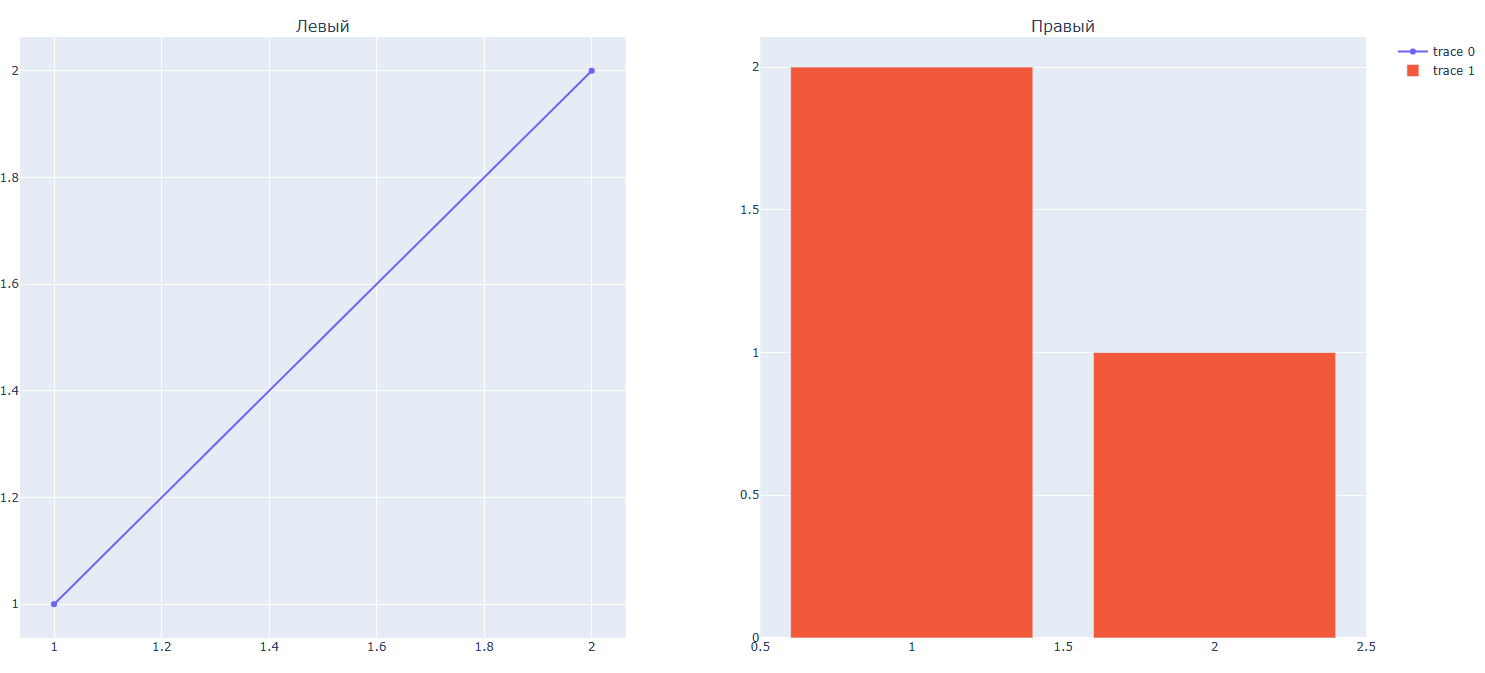

The Python source for this figure:
import plotly.graph_objects as go
from plotly.subplots import make_subplots

# 3. Пример для Subplots 
fig3 = make_subplots(rows=1, cols=2, subplot_titles=("Левый", "Правый"))
fig3.add_trace(go.Scatter(x=[1, 2], y=[1, 2]), row=1, col=1)
fig3.add_trace(go.Bar(x=[1, 2], y=[2, 1]), row=1, col=2)


fig3.write_html("subplots.html", auto_open=True)
